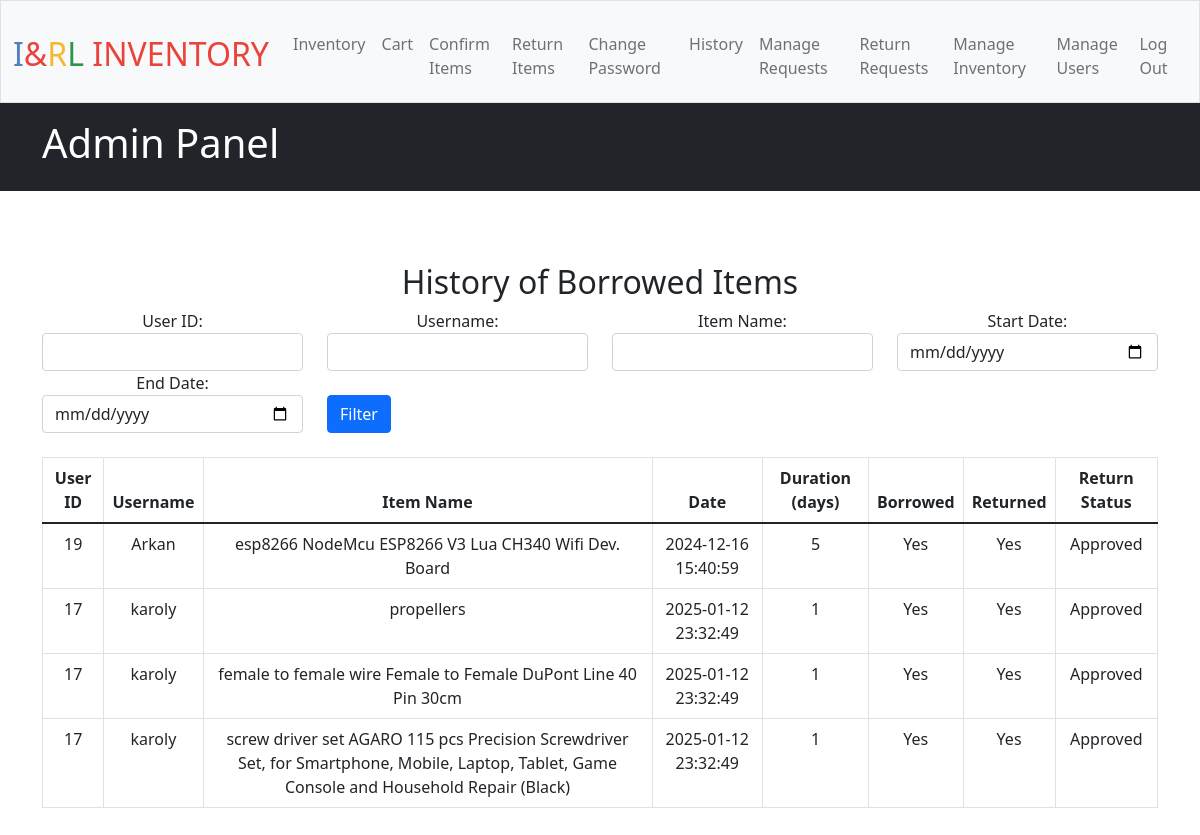
/admin/history (signed in), run on the app's committed database.
### tables this page shows
CREATE TABLE history (
    id INTEGER PRIMARY KEY AUTOINCREMENT,
    user_id INTEGER NOT NULL,
    item_id INTEGER NOT NULL,
    quantity INTEGER NOT NULL,
    status TEXT NOT NULL,
    timestamp DATETIME NOT NULL,
    duration INTEGER NOT NULL,
    borrowed INTEGER NOT NULL,
    returned INTEGER NOT NULL,
    return_status TEXT NOT NULL
);

CREATE TABLE users (id INTEGER PRIMARY KEY AUTOINCREMENT NOT NULL, username TEXT NOT NULL, hash TEXT NOT NULL, is_admin BOOLEAN DEFAULT 0);

CREATE TABLE inventory_items (
    id INTEGER PRIMARY KEY AUTOINCREMENT,
    name TEXT NOT NULL,
    image_url TEXT NOT NULL,
    description TEXT NOT NULL,
    quantity INTEGER NOT NULL
, qr_code TEXT);

### app.py (the view)
@app.route('/admin/history', methods=['GET', 'POST'])
@admin_required
def view_history():
    filters = []
    user_id = request.args.get('user_id')
    username = request.args.get('username')
    item_name = request.args.get('item_name')
    start_date = request.args.get('start_date')
    end_date = request.args.get('end_date')
    query = """SELECT h.*, u.username, i.name AS item_name
        FROM history h
        JOIN users u ON h.user_id = u.id
        JOIN inventory_items i ON h.item_id = i.id
        WHERE 1=1"""  # `1=1` ensures that the WHERE clause works even when no filter is applied
    if user_id:
        query += f" AND h.user_id = {user_id}"
    if username:
        query += f" AND u.username LIKE '%{username}%'"
    if item_name:
        query += f" AND i.name LIKE '%{item_name}%'"
    if start_date and end_date:
        query += f" AND h.timestamp BETWEEN '{start_date}' AND '{end_date}'"
    history_records = db.execute(query)
    return render_template('history.html', history=history_records)

### app.py (called while the page is built)
@app.after_request
def after_request(response):
    response.headers["Cache-Control"] = "no-cache, no-store, must-revalidate"
    response.headers["Expires"] = 0
    response.headers["Pragma"] = "no-cache"
    return response

### templates/history.html
{% extends "layout.html" %}
{% block main %}
    <div class="container mt-4">
        <h2>History of Borrowed Items</h2>
        <form method="GET" action="{{ url_for('view_history') }}" class="mb-4">
            <div class="row">
                <div class="col-md-3">
                    <label for="user_id">User ID:</label>
                    <input type="text" name="user_id" id="user_id" class="form-control"
                           value="{{ request.args.get('user_id', '') }}">
                </div>
                <div class="col-md-3">
                    <label for="username">Username:</label>
                    <input type="text" name="username" id="username" class="form-control"
                           value="{{ request.args.get('username', '') }}">
                </div>
                <div class="col-md-3">
                    <label for="item_name">Item Name:</label>
                    <input type="text" name="item_name" id="item_name" class="form-control"
                           value="{{ request.args.get('item_name', '') }}">
                </div>
                <div class="col-md-3">
                    <label for="start_date">Start Date:</label>
                    <input type="date" name="start_date" id="start_date" class="form-control"
                           value="{{ request.args.get('start_date', '') }}">
                </div>
                <div class="col-md-3">
                    <label for="end_date">End Date:</label>
                    <input type="date" name="end_date" id="end_date" class="form-control"
                           value="{{ request.args.get('end_date', '') }}">
                </div>
                <div class="col-md-3 d-flex align-items-end">
                    <button type="submit" class="btn btn-primary">Filter</button>
                </div>
            </div>
        </form>
        <table class="table table-bordered">
            <thead>
                <tr>
                    <th>User ID</th>
                    <th>Username</th>
                    <th>Item Name</th>
                    <th>Date</th>
                    <th>Duration (days)</th>
                    <th>Borrowed</th>
                    <th>Returned</th>
                    <th>Return Status</th>
                </tr>
            </thead>
            <tbody>
                {% for record in history %}
                    <tr>
                        <td>{{ record.user_id }}</td>
                        <td>{{ record.username }}</td>
                        <td>{{ record.item_name }}</td>
                        <td>{{ record.timestamp }}</td>
                        <td>{{ record.duration }}</td>
                        <td>{{ 'Yes' if record.borrowed else 'No' }}</td>
                        <td>{{ 'Yes' if record.returned else 'No' }}</td>
                        <td>{{ record.return_status }}</td>
                    </tr>
                {% else %}
                    <tr>
                        <td colspan="8" class="text-center">No records found</td>
                    </tr>
                {% endfor %}
            </tbody>
        </table>
    </div>
{% endblock %}

### data on the page
history: user_id "19", username "Arkan", item_name "esp8266 NodeMcu ESP8266 V3 Lua CH340 Wifi Dev. Board", timestamp "2024-12-16 15:40:59", duration "5", borrowed "Yes", returned "Yes", return_status "Approved"
history: user_id "17", username "karoly", item_name "propellers", timestamp "2025-01-12 23:32:49", duration "1", borrowed "Yes", returned "Yes", return_status "Approved"
history: user_id "17", username "karoly", item_name "female to female wire Female to Female DuPont Line 40 Pin 30cm", timestamp "2025-01-12 23:32:49", duration "1", borrowed "Yes", returned "Yes", return_status "Approved"
history: user_id "17", username "karoly", item_name "screw driver set AGARO 115 pcs Precision Screwdriver Set, for Smartphone, Mobile, Laptop, Tablet, Game Console and Household Repair (Black)", timestamp "2025-01-12 23:32:49", duration "1", borrowed "Yes", returned "Yes", return_status "Approved"
